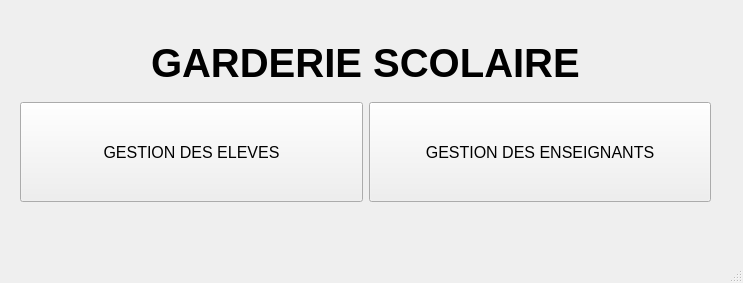
<?xml version="1.0" encoding="UTF-8"?>
<ui version="4.0">
 <class>MainWindow</class>
 <widget class="QMainWindow" name="MainWindow">
  <property name="geometry">
   <rect>
    <x>0</x>
    <y>0</y>
    <width>743</width>
    <height>283</height>
   </rect>
  </property>
  <property name="windowTitle">
   <string>MainWindow</string>
  </property>
  <widget class="QWidget" name="centralwidget">
   <widget class="QWidget" name="verticalLayoutWidget">
    <property name="geometry">
     <rect>
      <x>20</x>
      <y>30</y>
      <width>691</width>
      <height>202</height>
     </rect>
    </property>
    <layout class="QVBoxLayout" name="verticalLayout" stretch="1,2">
     <item alignment="Qt::AlignHCenter|Qt::AlignVCenter">
      <widget class="QWidget" name="horizontalWidget" native="true">
       <layout class="QHBoxLayout" name="horizontalLayout">
        <item>
         <widget class="QLabel" name="label">
          <property name="font">
           <font>
            <pointsize>30</pointsize>
            <weight>75</weight>
            <bold>true</bold>
           </font>
          </property>
          <property name="text">
           <string>GARDERIE SCOLAIRE</string>
          </property>
         </widget>
        </item>
       </layout>
      </widget>
     </item>
     <item>
      <layout class="QHBoxLayout" name="horizontalLayout_2">
       <property name="bottomMargin">
        <number>30</number>
       </property>
       <item>
        <widget class="QPushButton" name="pushButton">
         <property name="sizePolicy">
          <sizepolicy hsizetype="Minimum" vsizetype="Fixed">
           <horstretch>0</horstretch>
           <verstretch>0</verstretch>
          </sizepolicy>
         </property>
         <property name="minimumSize">
          <size>
           <width>0</width>
           <height>100</height>
          </size>
         </property>
         <property name="font">
          <font>
           <pointsize>12</pointsize>
          </font>
         </property>
         <property name="text">
          <string>GESTION DES ELEVES</string>
         </property>
        </widget>
       </item>
       <item>
        <widget class="QPushButton" name="pushButton_2">
         <property name="minimumSize">
          <size>
           <width>0</width>
           <height>100</height>
          </size>
         </property>
         <property name="font">
          <font>
           <pointsize>12</pointsize>
          </font>
         </property>
         <property name="text">
          <string>GESTION DES ENSEIGNANTS</string>
         </property>
        </widget>
       </item>
      </layout>
     </item>
    </layout>
   </widget>
  </widget>
  <widget class="QMenuBar" name="menubar">
   <property name="geometry">
    <rect>
     <x>0</x>
     <y>0</y>
     <width>743</width>
     <height>26</height>
    </rect>
   </property>
  </widget>
  <widget class="QStatusBar" name="statusbar"/>
 </widget>
 <resources/>
 <connections/>
</ui>
